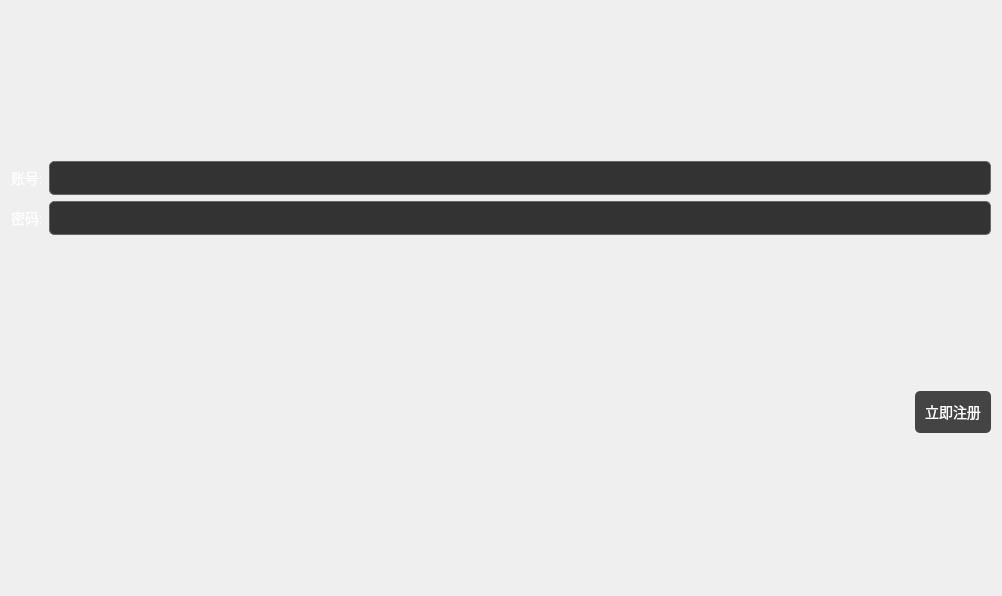
<?xml version="1.0" encoding="UTF-8"?>
<ui version="4.0">
 <class>Reg</class>
 <widget class="QWidget" name="Reg">
  <property name="geometry">
   <rect>
    <x>0</x>
    <y>0</y>
    <width>1002</width>
    <height>596</height>
   </rect>
  </property>
  <property name="windowTitle">
   <string>注册</string>
  </property>
  <property name="styleSheet">
   <string notr="true">QWidget {
    border: none; /* 去掉边框 */
    background: qlineargradient(x1: 0, y1: 0, x2: 0, y2: 1, 
                                stop: 0 #1A1A1A,  /* 深黑色 */
                                stop: 1 #0D0D0D);  /* 更深的黑色 */
}

QLineEdit {
    background-color: #333;  /* 输入框背景颜色（深灰色） */
    border: 1px solid #666;  /* 输入框边框颜色（浅灰色） */
    border-radius: 5px;  /* 圆角边框 */
    padding: 5px;  /* 内边距 */
    font-size: 14px;  /* 字体大小 */
    color: #FFFFFF;  /* 字体颜色（白色） */
}

QPushButton {
    background-color: #444;  /* 按钮背景颜色（稍浅的黑色） */
    border: none;  /* 去掉边框 */
    border-radius: 5px;  /* 圆角边框 */
    color: #FFFFFF;  /* 字体颜色（白色） */
    font-size: 14px;  /* 字体大小 */
    padding: 10px;  /* 内边距 */
}

QPushButton:hover {
    background-color: #555;  /* 悬停时的按钮背景颜色（灰色） */
}

QPushButton:pressed {
    background-color: #333;  /* 按下时的按钮背景颜色（更深的灰色） */
}

QLabel {
    color: #FFFFFF;  /* 标签字体颜色（白色） */
    font-size: 14px;  /* 标签字体大小 */
}
</string>
  </property>
  <layout class="QHBoxLayout" name="horizontalLayout_4">
   <item>
    <layout class="QVBoxLayout" name="verticalLayout_2">
     <item>
      <layout class="QVBoxLayout" name="verticalLayout">
       <item>
        <layout class="QHBoxLayout" name="horizontalLayout_2">
         <item>
          <widget class="QLabel" name="label">
           <property name="styleSheet">
            <string notr="true">font: 16pt &quot;宋体&quot;;</string>
           </property>
           <property name="text">
            <string>账号:</string>
           </property>
          </widget>
         </item>
         <item>
          <widget class="QLineEdit" name="lineEditId">
           <property name="font">
            <font>
             <family>宋体</family>
             <pointsize>16</pointsize>
             <weight>50</weight>
             <italic>false</italic>
             <bold>false</bold>
            </font>
           </property>
           <property name="styleSheet">
            <string notr="true">font: 16pt &quot;宋体&quot;;</string>
           </property>
          </widget>
         </item>
        </layout>
       </item>
       <item>
        <layout class="QHBoxLayout" name="horizontalLayout">
         <item>
          <widget class="QLabel" name="label_2">
           <property name="styleSheet">
            <string notr="true">font: 16pt &quot;宋体&quot;;</string>
           </property>
           <property name="text">
            <string>密码:</string>
           </property>
          </widget>
         </item>
         <item>
          <widget class="QLineEdit" name="lineEditPassword">
           <property name="font">
            <font>
             <family>宋体</family>
             <pointsize>16</pointsize>
             <weight>50</weight>
             <italic>false</italic>
             <bold>false</bold>
            </font>
           </property>
           <property name="styleSheet">
            <string notr="true">font: 16pt &quot;宋体&quot;;</string>
           </property>
          </widget>
         </item>
        </layout>
       </item>
      </layout>
     </item>
     <item>
      <layout class="QHBoxLayout" name="horizontalLayout_3">
       <item>
        <spacer name="horizontalSpacer">
         <property name="orientation">
          <enum>Qt::Horizontal</enum>
         </property>
         <property name="sizeHint" stdset="0">
          <size>
           <width>40</width>
           <height>20</height>
          </size>
         </property>
        </spacer>
       </item>
       <item>
        <widget class="QPushButton" name="pushButtonReg">
         <property name="styleSheet">
          <string notr="true">font: 16pt &quot;宋体&quot;;</string>
         </property>
         <property name="text">
          <string>立即注册</string>
         </property>
        </widget>
       </item>
      </layout>
     </item>
    </layout>
   </item>
  </layout>
 </widget>
 <resources/>
 <connections/>
</ui>
